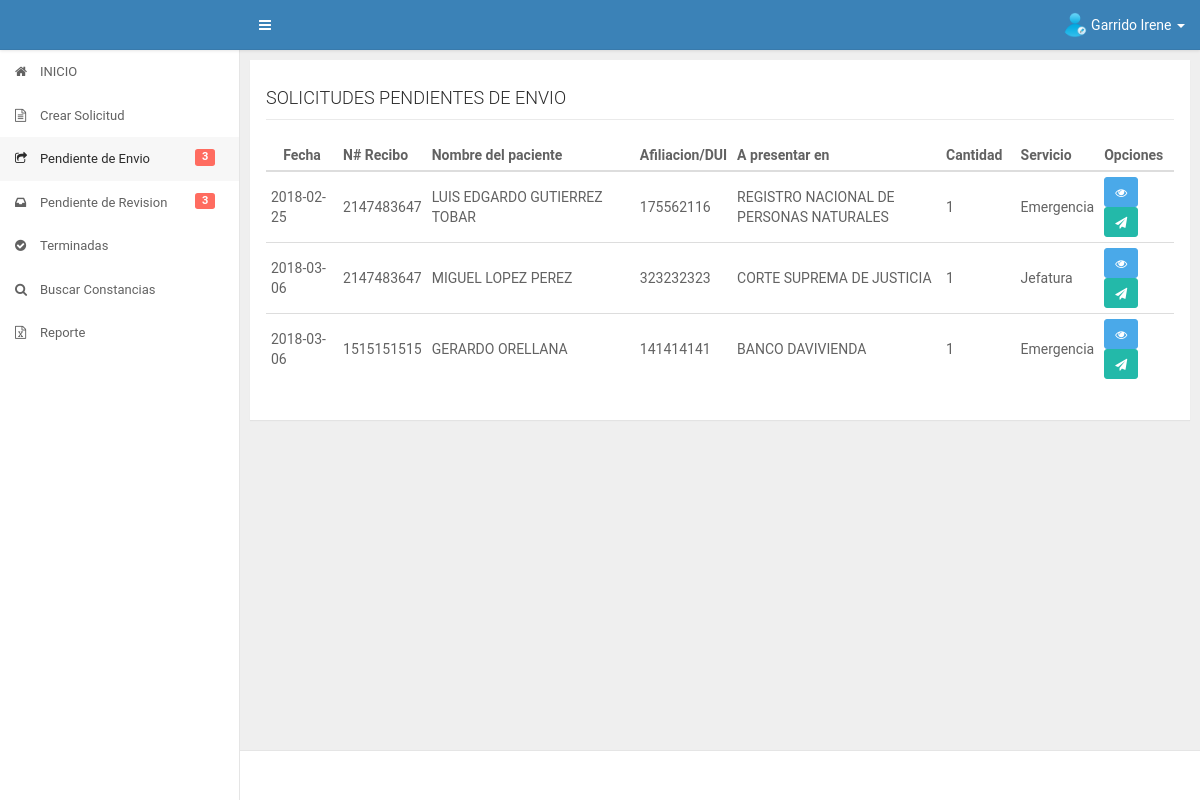
The page /app/secretaria/pendienteenvio.php (signed in) on the database as committed earlier.
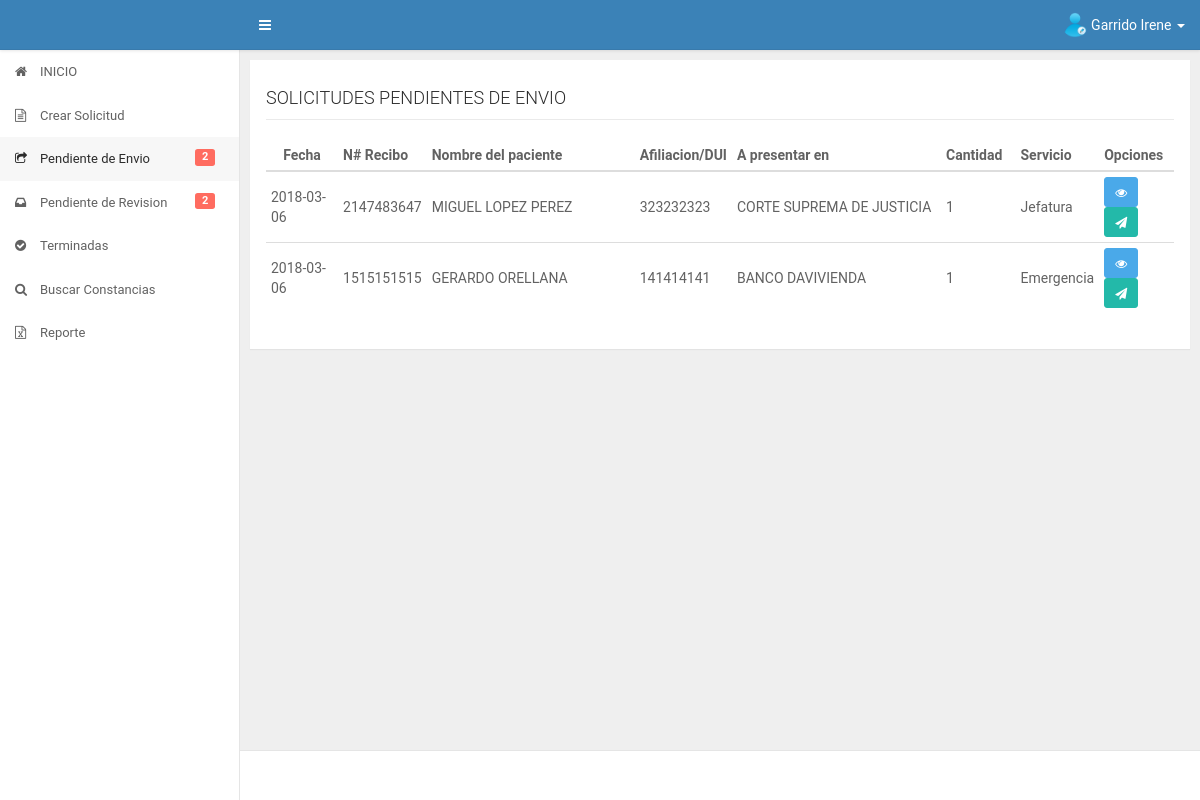
The same page on the database as committed later.
### tables this page shows
CREATE TABLE IF NOT EXISTS `datos_iniciales` (
  `id_datos` int(11) NOT NULL AUTO_INCREMENT,
  `fecha` date DEFAULT NULL,
  `numero_recibo` varchar(50) DEFAULT NULL,
  `afiliacion_dui` varchar(30) DEFAULT NULL,
  `nombre_paciente` varchar(300) DEFAULT NULL,
  `destinos` varchar(2000) DEFAULT NULL,
  `id_servicio` int(11) DEFAULT NULL,
  `cantidad` int(11) DEFAULT NULL,
  `fecha_presentado` date DEFAULT NULL,
  `fecha_cancelado` date DEFAULT NULL,
  `precio` float DEFAULT NULL,
  `id_estado` int(11) DEFAULT NULL,
  `id_trabajador` int(11) DEFAULT NULL,
  `fecha_recibido_revision` date DEFAULT NULL,
  `fecha_autorizacion_direccion` date DEFAULT NULL,
  PRIMARY KEY (`id_datos`),
  KEY `FK_diservicio` (`id_servicio`),
  KEY `FK_diestado` (`id_estado`),
  KEY `FK_datos_iniciales_usuario` (`id_trabajador`),
  CONSTRAINT `FK_datos_iniciales_usuario` FOREIGN KEY (`id_trabajador`) REFERENCES `usuario` (`id_user`),
  CONSTRAINT `FK_diestado` FOREIGN KEY (`id_estado`) REFERENCES `estado` (`id_estado`),
  CONSTRAINT `FK_diservicio` FOREIGN KEY (`id_servicio`) REFERENCES `servicios` (`id_servicio`)
);

CREATE TABLE IF NOT EXISTS `servicios` (
  `id_servicio` int(11) NOT NULL AUTO_INCREMENT,
  `nombre_servicio` varchar(200) DEFAULT NULL,
  PRIMARY KEY (`id_servicio`)
);

### app/secretaria/pendienteenvio.php (the view, shortened to what the changed rows need)
<?php
    include("../core/header.php");
    include("../core/aside.php");
    include("../../config/database.php");
    $sqlpendientes = "SELECT datos_iniciales.id_datos,datos_iniciales.fecha,datos_iniciales.numero_recibo,datos_iniciales.afiliacion_dui,datos_iniciales.nombre_paciente,datos_iniciales.destinos,datos_iniciales.cantidad,servicios.nombre_servicio FROM datos_iniciales INNER JOIN servicios ON datos_iniciales.id_servicio=servicios.id_servicio WHERE datos_iniciales.id_estado=1 AND id_trabajador=?";
    if($stmt = $conn->prepare($sqlpendientes)){
        $stmt -> bind_param('s',$_SESSION['id_usuario']);
    	$stmt -> execute();
    	$stmt -> store_result();
    	$rows = $stmt->num_rows;
    	$stmt -> bind_result($id_datos,$fechacreacion,$nrecibo,$afiliacion,$nombrepaciente,$destinos,$cantidad,$servicio);
    }
?>
<div id="content" class="ui-content ui-content-aside-overlay">
    <div class="ui-content-body">
        <div class="ui-container">
            <div class="row">
                <div class="col-md-12 col-lg-12">
                    <div class="panel" id="mipanel">
                        <div class="panel-body">
                            <div id="contenido" class="table-responsive">
                            	<table class="table table-hover table-condensed" id="mitable">
                                    <thead class="thead-inverse">
                                        <tr>
                                            <th class="col-md-1 text-center">Fecha</th>
                                            <th class="col-md-1">N# Recibo</th>
                                            <th class="col-md-3">Nombre del paciente</th>
                                            <th class="col-md-1">Afiliacion/DUI</th>
                                            <th class="col-md-3">A presentar en</th>
                                            <th class="col-md-1">Cantidad</th>
                                            <th class="col-md-1">Servicio</th>
                          					<th class="col-md-1">Opciones</th>
                                        </tr>
                                    </thead>
                                    <tbody>
                                    <?php
                                    	if($rows>0){
                                    		while ($stmt->fetch()) {
                                    ?>
                                    	<tr>
                                    		<td><?php echo $fechacreacion; ?></td>
                                    		<td id="numrecibo<?php echo $id_datos; ?>"><?php echo $nrecibo; ?></td>
                                    		<td><?php echo $nombrepaciente; ?></td>
                                    		<td><?php echo $afiliacion; ?></td>
                                    		<td><?php echo $destinos; ?></td>
                                    		<td><?php echo $cantidad; ?></td>
                                    		<td><?php echo $servicio; ?></td>
                                    		<td><a href="javascript:;" class="btn btn-info btn-sm detalle"  data-placement="left" data-solicitud="<?php echo $id_datos ?>" data-toggle="tooltip" data-placement="left" title="Ver o Editar"><i class="fa fa-eye"></i></a> <a href="javascript:;" class="btn btn-success btn-sm enviaratrabajador"  data-placement="left" data-solicitud="<?php echo $id_datos ?>" data-toggle="tooltip" data-placement="left" title="Enviar a trabajador"><i class="fa fa-send"></i></a></td>
                                    	</tr>
                                    <?php
                                    		}
                                    	}
                                    ?>
                                    </tbody>
                                </table>
                            </div>
                        </div>
                    </div>
                </div>
            </div>
        </div>
    </div>
</div>
<?php
    include("../core/footer.php");
 ?>

### app/core/aside.php (shortened to what the changed rows need)
<aside id="aside" class="ui-aside ui-aside--light">
    <ul class="nav" ui-nav id="mimenu">
        <?php switch ($_SESSION['tipousuario']) {
			case '1':
             include("../../config/database.php");
             $sqlpendientes = "SELECT COUNT(*) as pendientesenvio FROM datos_iniciales WHERE id_estado=1 AND id_trabajador=?";
             if($stmspendientes = $conn->prepare($sqlpendientes)){
                $stmspendientes->bind_param('s',$_SESSION['id_usuario']);
                $stmspendientes->execute();
                $stmspendientes->bind_result($mispendientes);
             }
             $sqlrevision = "SELECT COUNT(*) as pendientesenvio FROM datos_iniciales WHERE id_estado=4";
             if($stmtrevision = $conn->prepare($sqlrevision)){
                $stmtrevision->execute();
                $stmtrevision->bind_result($mispendientesrev);
             }
		?>
        <li id="pendienteenvio"><a href="../secretaria/pendienteenvio.php"><i class="fa fa-share-square-o"></i><span>Pendiente de Envio <?php if($mispendientes>0){ ?><small class="label label-danger"><?php echo $mispendientes; ?></small><?php } ?></span></a></li>
        <li id="pendienterevision"><a href="../secretaria/pendienterevision.php"><i class="fa fa-inbox"></i><span>Pendiente de Revision <?php if($mispendientesrev>0){ ?><small class="label label-danger"><?php echo $mispendientesrev; ?></small><?php } ?></span></a></li>
		<?php
				break;
		?>
        <?php
		} ?>
    </ul>
</aside>

Rows that differ between the two databases and show on the page:
no longer on this page (row edited): datos_iniciales: fecha "2018-02-25", numero_recibo "2147483647", nombre_paciente "LUIS EDGARDO GUTIERREZ TOBAR", afiliacion_dui "175562116", destinos "REGISTRO NACIONAL DE PERSONAS NATURALES", cantidad "1", id_servicio.nombre_servicio "Emergencia"
Other text that changed with them:
$mispendientes: "3" → "2"
$mispendientesrev: "3" → "2"
